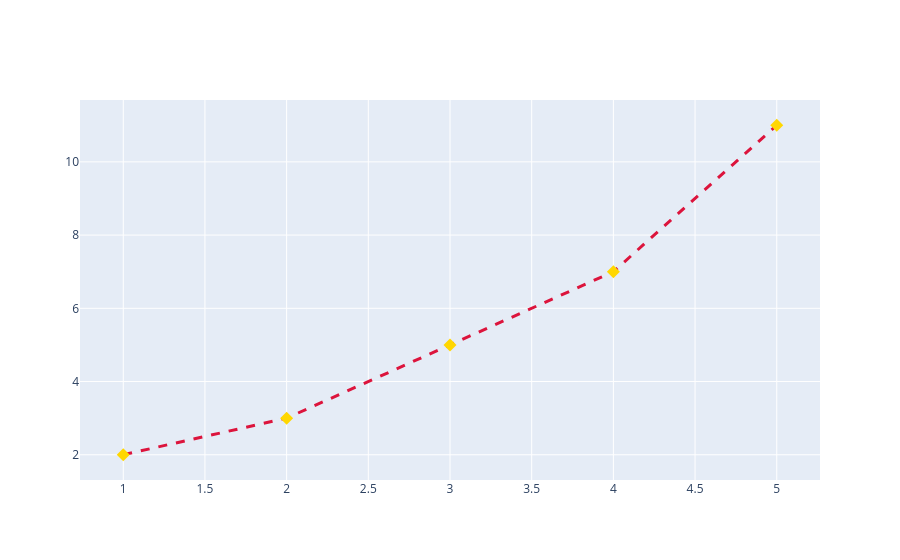

Source (notebook cell):
### Code cell
# mode='lines+markers' to combine lines and points
fig = go.Figure()

fig.add_trace(go.Scatter(
    x=[1, 2, 3, 4, 5],
    y=[2, 3, 5, 7, 11],
    mode='lines+markers',
    line=dict(color='crimson', width=3, dash='dash'),
    marker=dict(color='gold', size=10, symbol='diamond'),
    name='Prime Numbers'
))

fig.show()

### Figure 1 — Plotly figure (JSON) as saved in the notebook; plotly's stock layout.template omitted (floating-point values rounded to 4 significant figures)
{"data": [{"line": {"color": "crimson", "dash": "dash", "width": 3}, "marker": {"color": "gold", "size": 10, "symbol": "diamond"}, "mode": "lines+markers", "name": "Prime Numbers", "type": "scatter", "x": [1, 2, 3, 4, 5], "y": [2, 3, 5, 7, 11]}], "layout": {}}
